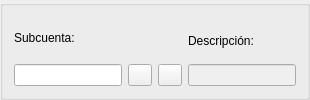
    <widget class="QGroupBox" name="groupBox">
     <property name="title">
      <string/>
     </property>
     <layout class="QHBoxLayout" name="horizontalLayout_22">
      <item>
       <layout class="QVBoxLayout" name="verticalLayout_2">
        <item>
         <widget class="QLabel" name="label">
          <property name="maximumSize">
           <size>
            <width>200</width>
            <height>16777215</height>
           </size>
          </property>
          <property name="text">
           <string>Subcuenta:</string>
          </property>
         </widget>
        </item>
        <item>
         <layout class="QHBoxLayout" name="horizontalLayout_21">
          <item>
           <widget class="QLineEdit" name="codigolineEdit">
            <property name="maximumSize">
             <size>
              <width>200</width>
              <height>16777215</height>
             </size>
            </property>
            <property name="maxLength">
             <number>40</number>
            </property>
           </widget>
          </item>
          <item>
           <widget class="QPushButton" name="codigopushButton">
            <property name="maximumSize">
             <size>
              <width>24</width>
              <height>22</height>
             </size>
            </property>
            <property name="text">
             <string/>
            </property>
            <property name="icon">
             <iconset resource="keme.qrc">
              <normaloff>:/iconos/graf/viewer.xpm</normaloff>:/iconos/graf/viewer.xpm</iconset>
            </property>
           </widget>
          </item>
          <item>
           <widget class="QPushButton" name="refreshpushButton">
            <property name="maximumSize">
             <size>
              <width>24</width>
              <height>22</height>
             </size>
            </property>
            <property name="text">
             <string/>
            </property>
            <property name="icon">
             <iconset resource="keme.qrc">
              <normaloff>:/iconos/graf/rayo.png</normaloff>:/iconos/graf/rayo.png</iconset>
            </property>
           </widget>
          </item>
         </layout>
        </item>
       </layout>
      </item>
      <item>
       <layout class="QVBoxLayout">
        <property name="spacing">
         <number>0</number>
        </property>
        <property name="leftMargin">
         <number>0</number>
        </property>
        <property name="topMargin">
         <number>0</number>
        </property>
        <property name="rightMargin">
         <number>0</number>
        </property>
        <property name="bottomMargin">
         <number>0</number>
        </property>
        <item>
         <widget class="QLabel" name="label_2">
          <property name="sizePolicy">
           <sizepolicy hsizetype="Expanding" vsizetype="Preferred">
            <horstretch>0</horstretch>
            <verstretch>0</verstretch>
           </sizepolicy>
          </property>
          <property name="text">
           <string>Descripción:</string>
          </property>
         </widget>
        </item>
        <item>
         <widget class="QLineEdit" name="descripcionlineEdit">
          <property name="enabled">
           <bool>false</bool>
          </property>
          <property name="maxLength">
           <number>80</number>
          </property>
         </widget>
        </item>
       </layout>
      </item>
     </layout>
    </widget>
